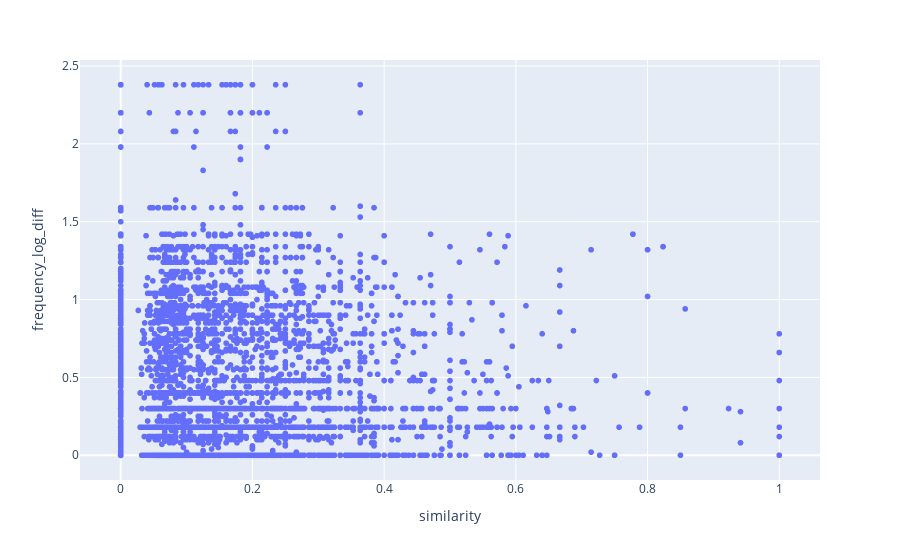

This figure's notebook cell:
### Code cell
import plotly.express as px
fig = px.scatter(frequency_cliffs_df, x="similarity", y="frequency_log_diff", hover_data=['smiles_1', 'smiles_2'])
fig.show()

### Figure 1 — Plotly figure (JSON) as saved in the notebook; plotly's stock layout.template omitted (floating-point values rounded to 4 significant figures; data arrays with more than 128 entries replaced by an {"elided": "..."} marker saying what was removed)
{"data": [{"customdata": {"elided": "5253x2 str values"}, "hovertemplate": "similarity=%{x}<br>frequency_log_diff=%{y}<br>smiles_1=%{customdata[0]}<br>smiles_2=%{customdata[1]}<extra></extra>", "legendgroup": "", "marker": {"color": "#636efa", "symbol": "circle"}, "mode": "markers", "name": "", "showlegend": false, "type": "scattergl", "x": {"elided": "5253 float values"}, "xaxis": "x", "y": {"elided": "5253 float values"}, "yaxis": "y"}], "layout": {"legend": {"tracegroupgap": 0}, "margin": {"t": 60}, "xaxis": {"anchor": "y", "domain": [0, 1], "title": {"text": "similarity"}}, "yaxis": {"anchor": "x", "domain": [0, 1], "title": {"text": "frequency_log_diff"}}}}
